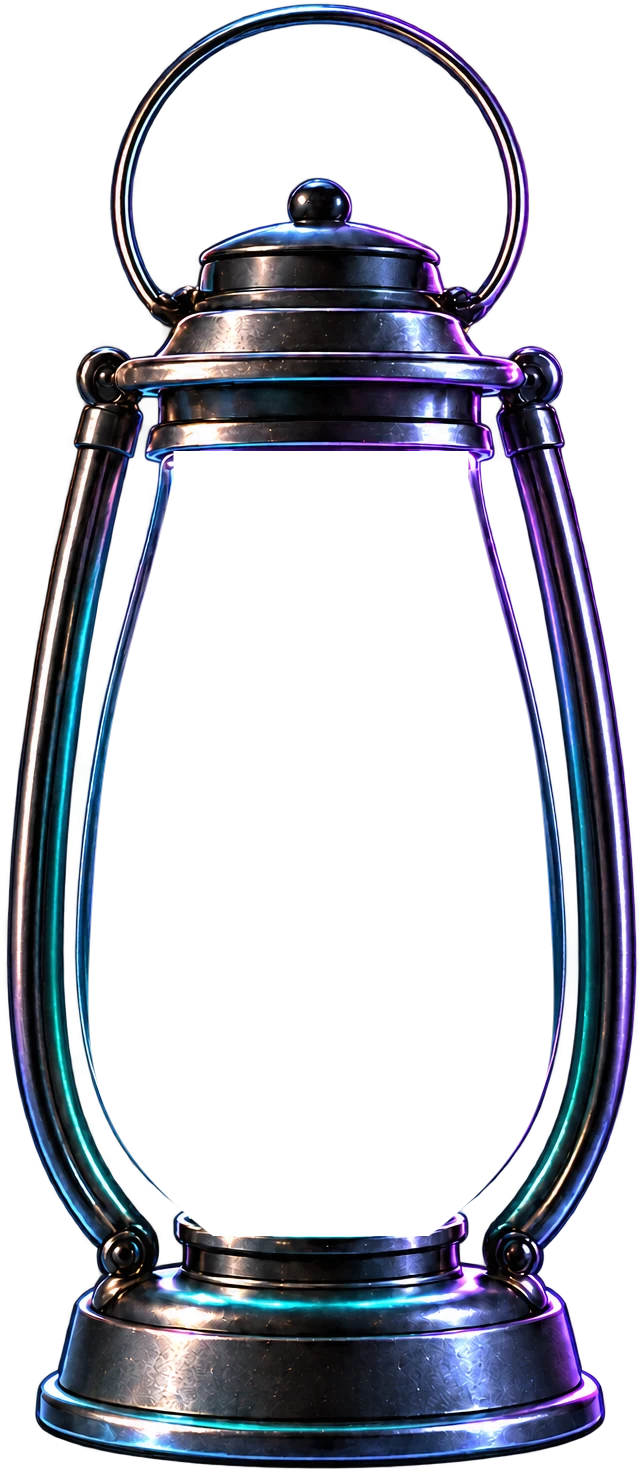
#> input picture src/features/long-note/lantern-frame-lit.webp, 642 x 1472 px
$ python measure_concept.py ../../../../../src/features/long-note/lantern-frame-lit.webp ../../../../../src/features/long-note/lantern-frame.webp
#> lines starting #> are read from the running program, lines starting #| are printed output that depends on the picture; after the words box and inside, x2 and y2 are one past the last pixel; in counts of white or black regions, pixels touching at a corner belong together
### .claude/skills/blender-modeler/scripts/silhouette_compare.py
"""Silhouette gate: compare a model mask with a reference image (needs Pillow and numpy).

python3 -I silhouette_compare.py REFERENCE.png MODEL_MASK.png OUT_DIR [--bands 10] [--ref-mask MASK.png] [--threshold 0.11]

The reference is segmented from a plain studio backdrop (concept renders): a
smooth background is fitted to the border pixels, the colour distance from it is
thresholded (Otsu), cleaned, and holes smaller than 0.2% of the image are
filled. Enclosed background (the gap inside a handle loop) stays background.
Pass --ref-mask to use a hand-made or SAM mask instead.

Both masks are cropped to their bounding boxes and scaled to the same height,
so the numbers measure shape, not scale or position:
  iou            intersection over union of the aligned outer contours, each row
                 filled between its outline extremes in both masks (pale glass can
                 match a backdrop too closely for any colour rule, and the outline
                 is what reads at a distance); iou_with_holes_info is reported too
  aspect         width / height of each silhouette
  bands          outline width (leftmost to rightmost pixel) at the centre of
                 each of N equal height bands, divided by the silhouette height
  band_delta     model minus reference per band (same units)
Gates used by the skill: blockout iou >= 0.85 and |band_delta| <= 0.05;
forms iou >= 0.90 and |band_delta| <= 0.03. Size in metres is checked
separately against the brief, so a correct shape at the wrong scale still fails.
Writes OUT_DIR/silhouette.json, overlay.png (reference only cyan, model only
magenta, both white) and reference_mask.png.
"""

import json
import os
import sys

import numpy as np
from PIL import Image, ImageDraw, ImageFilter, ImageFont

H = 800


def otsu(values):
    hist, edges = np.histogram(values, bins=256)
    centres = (edges[:-1] + edges[1:]) / 2
    weight = np.cumsum(hist)
    mean = np.cumsum(hist * centres)
    total, total_mean = weight[-1], mean[-1]
    between = (total_mean * weight - mean * total) ** 2 / np.maximum(weight * (total - weight), 1)
    return centres[int(np.argmax(between))]


def segment(path, threshold=None):
    """Object mask of a concept on a studio backdrop. threshold: the colour distance from
    the fitted backdrop that counts as object; None picks it by Otsu, which sets it too
    high when one material is far from the backdrop and another close (amber and cream
    marble on grey): give the asset a measured `segment_threshold` then."""
    rgb = np.asarray(Image.open(path).convert('RGB'), dtype=np.float64) / 255.0
    h, w, _ = rgb.shape
    yy, xx = np.mgrid[0:h, 0:w]
    border = np.zeros((h, w), bool)
    m = max(4, int(0.03 * min(h, w)))
    border[:m, :] = border[-m:, :] = border[:, :m] = border[:, -m:] = True
    x = xx / w
    y = yy / h
    basis = np.stack([np.ones_like(x), x, y, x * x, x * y, y * y], axis=-1)
    background = np.zeros_like(rgb)
    for c in range(3):
        coeff, *_ = np.linalg.lstsq(basis[border], rgb[..., c][border], rcond=None)
        background[..., c] = basis @ coeff
#> this loop made 3 passes
#> coeff on passes 1 to 3: [-0.078, 0.745, 0.634, -0.743, 0.00454, -0.613], [-0.0784, 0.876, 0.581, -0.879, -0.00366, -0.553], [-0.134, 1.35, 0.913, -1.34, 0.0325, -0.876]
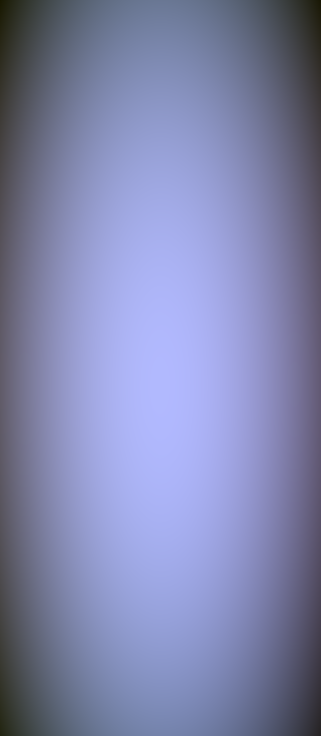
#> background: shape (1472, 642, 3) float64 (shown at 1/2 size); mean R, G, B 0.16, 0.172, 0.266; drawn with min black and max white
    distance = np.abs(rgb - background).max(axis=-1)
    chroma = rgb.max(axis=-1) - rgb.min(axis=-1)
    luminance = rgb.mean(axis=-1)
    gradient = np.zeros_like(luminance)
    gradient[:, 1:] = np.abs(np.diff(luminance, axis=1))
    raw = distance > (threshold if threshold is not None else max(otsu(distance.ravel()), 0.04))
#> in otsu, `hist, edges = np.histogram(values, bins=256)`: hist = 256 values, max 11250 at index 106, min 6 at index 252, mean 3691.5; edges = 257 values from 0.000124 to 0.985
#> in otsu, `centres = (edges[:-1] + edges[1:]) / 2`: centres = 256 values from 0.00205 to 0.983
#> in otsu, `weight = np.cumsum(hist)`: weight = 256 values from 524 to 945024
#> in otsu, `mean = np.cumsum(hist * centres)`: mean = 256 values from 1.07 to 263842
#> in otsu, `total, total_mean = weight[-1], mean[-1]`: total = 945024; total_mean = 263842
#> in otsu, `between = (total_mean * weight - mean * total) ** 2 / np.maximum(weigh..`: between = 256 values, max 1.81e+10 at index 75, min 0 at index 255, mean 1.04e+10
#> raw: shape (1472, 642) bool; 45.6% white; 630 white regions (507 under 20 px), largest, box (x1, y1, x2, y2) and area: (72, 381, 565, 1250) 315598, (32, 1274, 608, 1460) 27669, (115, 286, 524, 385) 10558
    close = max(5, int(0.01 * min(h, w)) | 1)
    image = Image.fromarray((raw * 255).astype(np.uint8))
    image = image.filter(ImageFilter.MaxFilter(close)).filter(ImageFilter.MinFilter(close))  # close outline gaps
#> image: PIL image 642x1472 L; 49.7% white; 85 white regions (64 under 20 px), largest, box (x1, y1, x2, y2) and area: (32, 0, 642, 1460) 454342, (13, 403, 120, 1271) 8389, (498, 440, 590, 1230) 4602
    strong = np.asarray(image) > 127
    # Backdrop statistics from border pixels that are not object (a rim can touch the border).
    clean = border & ~raw
#> clean: shape (1472, 642) bool; 7.8% white; 14 white regions (11 under 20 px), largest, box (x1, y1, x2, y2) and area: (0, 0, 642, 1472) 72164, (226, 1453, 424, 1458) 638, (264, 11, 376, 19) 605
    limit_distance = np.percentile(distance[clean], 95) * 1.5 + 0.005
#> limit_distance = 0.321
    limit_chroma = np.percentile(chroma[clean], 95) * 1.5 + 0.005
#> limit_chroma = 0.187
    limit_gradient = np.percentile(gradient[clean], 95) * 3 + 0.002
#> limit_gradient = 0.135
    # Everything the outline encloses is object, except enclosed regions that look
    # exactly like the backdrop (the gap inside a handle loop). Pale glass that is
    # close to the backdrop in brightness still differs in tint or texture.
    exterior = _flood_exterior(~strong)
    enclosed = ~exterior & ~strong
    labels, sizes = _labels_full(enclosed)
    mask = ~exterior
    for label in range(1, len(sizes)):
        region = labels == label
        if sizes[label] < 0.001 * h * w:
            continue
        if (np.median(distance[region]) <= limit_distance and np.median(chroma[region]) <= limit_chroma
                and np.mean(gradient[region]) <= limit_gradient):
            mask &= ~region
    image = Image.fromarray((mask * 255).astype(np.uint8))
    image = image.filter(ImageFilter.MinFilter(3)).filter(ImageFilter.MaxFilter(3))  # drop specks
    return np.asarray(image) > 127


# [36 lines left out: functions filled, edges, not called in this run]


def _flood_exterior(free):
    """Pixels of `free` connected to the image border (4-connectivity)."""
    from collections import deque

    h, w = free.shape
    seen = np.zeros_like(free)
    queue = deque()
    for x in range(w):
        for y in (0, h - 1):
            if free[y, x] and not seen[y, x]:
                seen[y, x] = True
                queue.append((y, x))
#> seen: shape (1472, 642) bool; 0.13% white in thin lines or dots
    for y in range(h):
        for x in (0, w - 1):
            if free[y, x] and not seen[y, x]:
                seen[y, x] = True
                queue.append((y, x))
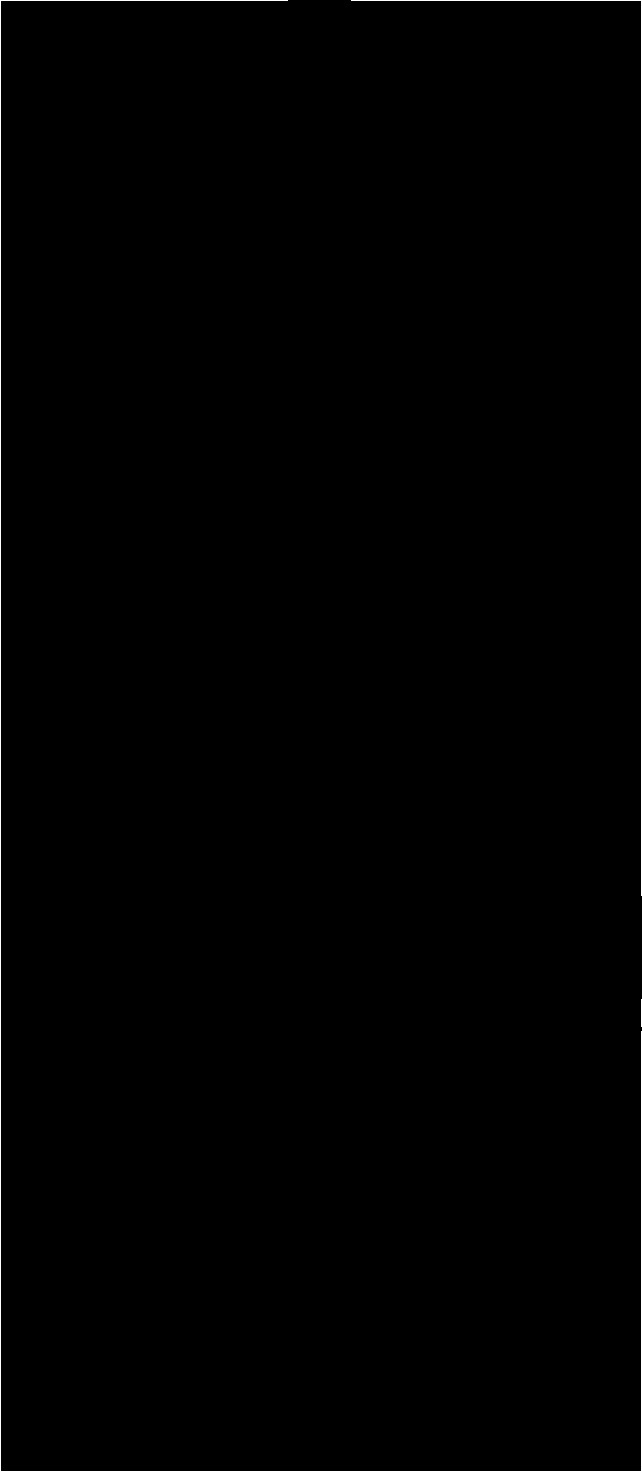
#> seen: shape (1472, 642) bool; 0.43% white in thin lines or dots
    while queue:
        cy, cx = queue.popleft()
        for ny, nx in ((cy - 1, cx), (cy + 1, cx), (cy, cx - 1), (cy, cx + 1)):
            if 0 <= ny < h and 0 <= nx < w and free[ny, nx] and not seen[ny, nx]:
                seen[ny, nx] = True
                queue.append((ny, nx))
#> seen: shape (1472, 642) bool; 35.9% white; 3 white regions, box (x1, y1, x2, y2) and area: (0, 0, 642, 1472) 262616, (351, 0, 642, 896) 76765, (637, 999, 642, 1027) 126
    return seen


def _labels_full(mask):
    return _labels(mask)


def _labels(mask):
    from collections import deque

    h, w = mask.shape
    labels = np.zeros((h, w), np.int32)
    sizes = [0]
    current = 0
    for sy in range(h):
        row = mask[sy]
        for sx in np.nonzero(row & (labels[sy] == 0))[0]:
            if labels[sy, sx]:
                continue
            current += 1
            count = 0
            queue = deque([(sy, sx)])
            labels[sy, sx] = current
            while queue:
                cy, cx = queue.popleft()
                count += 1
                for ny, nx in ((cy - 1, cx), (cy + 1, cx), (cy, cx - 1), (cy, cx + 1)):
                    if 0 <= ny < h and 0 <= nx < w and mask[ny, nx] and not labels[ny, nx]:
                        labels[ny, nx] = current
                        queue.append((ny, nx))
            sizes.append(count)
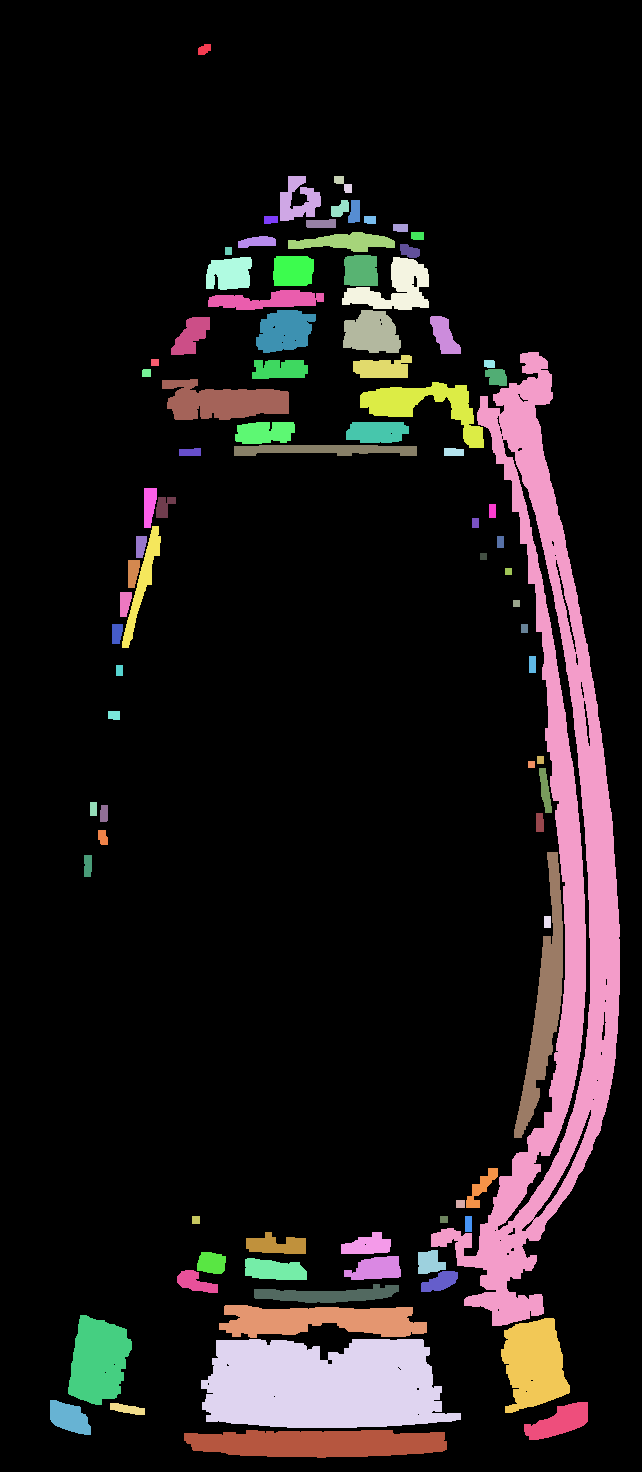
#> labels: shape (1472, 642) int32; 88 distinct labels, from 0 to 87; one colour per label, 0 black
#> after the loop, current = 87; sizes = 88 values, max 46506 at index 25, min 0 at index 0, mean 1544.2
    return labels, sizes


# [104 lines left out: functions keep_largest, fill_small_holes, normalise, bands_of, main, not called in this run]


# [2 lines that do not run on import are left out]

### art/glass-adventure/procedural/opaline-echo-amphora/reference/measure_concept.py
"""Measure the concept's body profile: centre-run half width per row, converted to metres.

python3 -I measure_concept.py CONCEPT.png OUT.json
The run of object pixels that contains the centre column is the body (or neck)
without the handles, because there is background between a handle and the neck.
Pixels become metres through the contract height (0.92 m from foot to rim); the
concept is shot nearly level (about 8 degrees from above), so heights near the
top and bottom are slightly foreshortened and the numbers are a guide, fitted
again against the silhouette gate.
"""
import json
import sys

import numpy as np

sys.path.insert(0, '.claude/skills/blender-modeler/scripts')
import silhouette_compare as sil  # noqa: E402

mask = sil.segment(sys.argv[1])
#> the loop in segment, `for label in range(1, len(sizes)):` made 87 passes
#> in segment, `image = image.filter(ImageFilter.MinFilter(3)).filter(ImageFilter.MaxF..`:
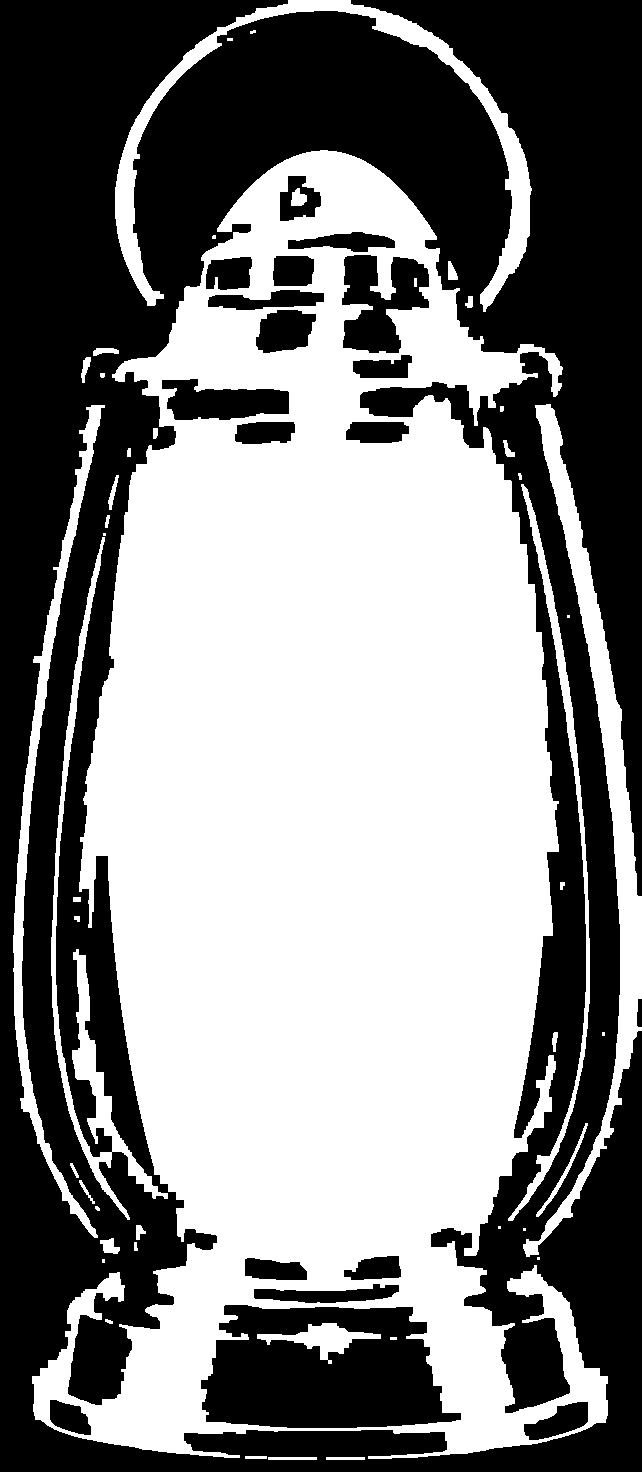
#> image: PIL image 642x1472 L; 51.1% white; 19 black regions, largest, box (x1, y1, x2, y2) and area: (0, 0, 642, 1472) 411193, (201, 1305, 461, 1428) 23936, (342, 255, 429, 353) 5366
ys, xs = np.nonzero(mask)
top, bottom = ys.min(), ys.max()
#> top = 0; bottom = 1459
centre = int(np.median(xs))
#> centre = 327
metres_per_px = 0.92 / (bottom - top + 1)
#> metres_per_px = 0.00063
rows = []
for y in range(top, bottom + 1, 6):
    row = mask[y]
    if not row[centre]:
        continue
    left = centre
    while left > 0 and row[left - 1]:
        left -= 1
    right = centre
    while right < len(row) - 1 and row[right + 1]:
        right += 1
    rows.append({'z': round((bottom - y) * metres_per_px, 4), 'r': round((right - left + 1) / 2 * metres_per_px, 4)})
#> after the loop, rows = 200 items
json.dump({'metres_per_px': metres_per_px, 'centre_px': centre, 'rows': rows}, open(sys.argv[2], 'w'), indent=1)
print('CONCEPT', len(rows), 'rows, scale', round(metres_per_px * 1000, 4), 'mm/px')
#| CONCEPT 200 rows, scale 0.6301 mm/px
